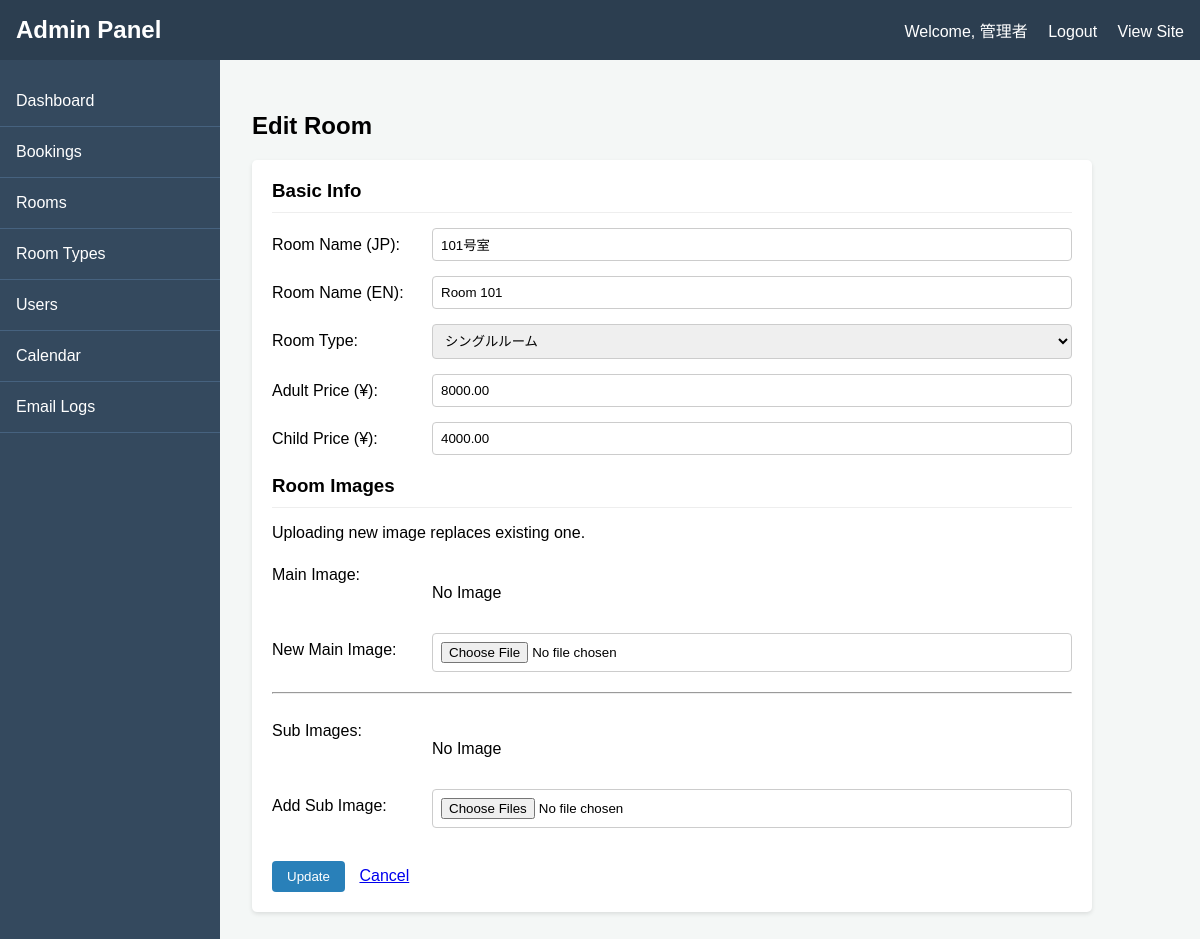
Page /admin/edit_room.php?id=1 (signed in) on the committed database.
### tables this page shows
CREATE TABLE `rooms` (
  `id` int(11) NOT NULL AUTO_INCREMENT,
  `room_type_id` int(11) NOT NULL COMMENT '部屋タイプID',
  `name` varchar(255) NOT NULL COMMENT '部屋名・番号 (例: 101号室)',
  `name_en` varchar(255) DEFAULT NULL COMMENT '部屋名・番号 (English)',
  `description` text DEFAULT NULL COMMENT '部屋の説明 (日本語)',
  `description_en` text DEFAULT NULL COMMENT '部屋の説明 (English)',
  `price` decimal(10,2) NOT NULL COMMENT '一泊あたりの料金 (Legacy)',
  `price_adult` decimal(10,2) NOT NULL DEFAULT 4500.00 COMMENT '大人料金',
  `price_child` decimal(10,2) NOT NULL DEFAULT 2500.00 COMMENT '子供料金',
  `created_at` datetime NOT NULL DEFAULT current_timestamp(),
  `updated_at` datetime NOT NULL DEFAULT current_timestamp() ON UPDATE current_timestamp(),
  PRIMARY KEY (`id`),
  KEY `room_type_id` (`room_type_id`),
  CONSTRAINT `rooms_ibfk_1` FOREIGN KEY (`room_type_id`) REFERENCES `room_types` (`id`) ON DELETE CASCADE
);

CREATE TABLE `room_types` (
  `id` int(11) NOT NULL AUTO_INCREMENT,
  `name` varchar(255) NOT NULL COMMENT '部屋タイプ名',
  `name_en` varchar(255) DEFAULT NULL COMMENT '部屋タイプ名 (English)',
  `description` text DEFAULT NULL COMMENT '説明',
  `description_en` text DEFAULT NULL COMMENT '説明 (English)',
  `capacity` int(11) NOT NULL COMMENT '収容人数',
  `main_image` varchar(255) DEFAULT NULL COMMENT '部屋タイプ代表画像パス',
  `is_visible` tinyint(1) NOT NULL DEFAULT 1 COMMENT 'トップページ表示フラグ (1:表示, 0:非表示)',
  PRIMARY KEY (`id`)
);

### includes/language.php (called while the page is built, shortened)
<?php
$available_langs = ['ja', 'en'];
$default_lang = 'ja';
if (isset($_GET['lang']) && in_array($_GET['lang'], $available_langs)) {
    $current_lang = $_GET['lang'];
    $_SESSION['lang'] = $current_lang;
}
elseif (isset($_SESSION['lang']) && in_array($_SESSION['lang'], $available_langs)) {
    $current_lang = $_SESSION['lang'];
}
elseif (isset($_SERVER['HTTP_ACCEPT_LANGUAGE'])) {
    $browser_lang = substr($_SERVER['HTTP_ACCEPT_LANGUAGE'], 0, 2);
    if (in_array($browser_lang, $available_langs)) {
        $current_lang = $browser_lang;
    } else {
        $current_lang = $default_lang;
    }
}
else {
    $current_lang = $default_lang;
}
$lang_file_path = __DIR__ . '/../lang/' . $current_lang . '.json';
if (file_exists($lang_file_path)) {
    $lang_text = json_decode(file_get_contents($lang_file_path), true);
} else {
    $lang_text = json_decode(file_get_contents(__DIR__ . '/../lang/' . $default_lang . '.json'), true);
}
if (!function_exists('t')) {
    function t($key, ...$args) {
        global $lang_text;
        $string = isset($lang_text[$key]) ? $lang_text[$key] : $key;
        if (!empty($args)) {
            return vsprintf($string, $args);
        }
        return $string;
    }
}
?>

### includes/functions.php (called while the page is built, shortened)
<?php
function h($s) {
    return htmlspecialchars($s, ENT_QUOTES, 'UTF-8');
}

### admin/edit_room.php (the view, shortened to what this page needs)
<?php
require_once 'admin_check.php';
$id = filter_input(INPUT_GET, 'id', FILTER_VALIDATE_INT);
try {
    $stmt_types = $dbh->query("SELECT id, name FROM room_types ORDER BY id ASC");
    $room_types_for_form = $stmt_types->fetchAll(PDO::FETCH_ASSOC);
    $stmt_room = $dbh->prepare("SELECT * FROM rooms WHERE id = :id");
    $stmt_room->bindParam(':id', $id, PDO::PARAM_INT);
    $stmt_room->execute();
    $room = $stmt_room->fetch(PDO::FETCH_ASSOC);
    $main_image = null;
    $sub_images = [];
} catch (PDOException $e) {
    die("Error: " . h($e->getMessage()));
}
require_once 'admin_header.php';
?>
<h2><?php echo h(t('admin_edit_room')); ?></h2>
<div class="edit-form">
    <form action="edit_room.php?id=<?php echo h($id); ?>" method="POST" enctype="multipart/form-data">
        <h3><?php echo h(t('admin_basic_info')); ?></h3>
        <div class="form-row">
            <label for="name"><?php echo h(t('admin_room_name_jp')); ?>:</label>
            <input type="text" id="name" name="name" value="<?php echo h($room['name']); ?>" required>
        </div>
        <div class="form-row">
            <label for="name_en"><?php echo h(t('admin_room_name_en')); ?>:</label>
            <input type="text" id="name_en" name="name_en" value="<?php echo h($room['name_en'] ?? ''); ?>">
        </div>
        <div class="form-row">
            <label for="room_type_id"><?php echo h(t('admin_room_type')); ?>:</label>
            <select id="room_type_id" name="room_type_id" required>
                <?php foreach ($room_types_for_form as $type): ?>
                    <option value="<?php echo h($type['id']); ?>" <?php echo ($type['id'] == $room['room_type_id']) ? 'selected' : ''; ?>>
                        <?php echo h($type['name']); ?>
                    </option>
                <?php endforeach; ?>
            </select>
        </div>
        <div class="form-row">
            <label for="price_adult"><?php echo h(t('admin_price_adult')); ?>:</label>
            <input type="number" id="price_adult" name="price_adult" min="0" step="100" value="<?php echo h($room['price_adult'] ?? 4500); ?>" required>
        </div>
        <div class="form-row">
            <label for="price_child"><?php echo h(t('admin_price_child')); ?>:</label>
            <input type="number" id="price_child" name="price_child" min="0" step="100" value="<?php echo h($room['price_child'] ?? 2500); ?>" required>
        </div>
        <div class="image-upload-section">
            <h3><?php echo h(t('admin_room_images')); ?></h3>
            <p><?php echo h(t('admin_image_upload')); ?></p>
            <div class="form-row">
                <label><?php echo h(t('admin_image_main')); ?>:</label>
                <div class="current-images">
                    <?php if ($main_image): ?>
                        <div class="current-image-item">
                            <img src="../assets/<?php echo h($main_image['image_path']); ?>" alt="Main Image">
                            <small>Main</small>
                        </div>
                    <?php else: ?>
                        <p><?php echo h(t('admin_no_image')); ?></p>
                    <?php endif; ?>
                </div>
            </div>
             <div class="form-row">
                <label for="main_image"><?php echo h(t('admin_image_upload_main')); ?>:</label>
                <input type="file" id="main_image" name="main_image" accept="image/jpeg, image/png, image/gif">
            </div>
            <hr style="margin: 20px 0;">
            <div class="form-row">
                <label><?php echo h(t('admin_image_sub')); ?>:</label>
                <div class="current-images">
                    <?php if (!empty($sub_images)): ?>
                        <?php foreach ($sub_images as $img): ?>
                        <div class="current-image-item">
                            <img src="../assets/<?php echo h($img['image_path']); ?>" alt="Sub Image">
                             <div style="text-align:center; margin-top:5px;">
                                 <label style="font-size:0.8em; color:red; cursor:pointer;">
                                     <input type="checkbox" name="delete_images[]" value="<?php echo h($img['id']); ?>"> <?php echo h(t('admin_delete')); ?>
                                 </label>
                             </div>
                        </div>
                        <?php endforeach; ?>
                    <?php else: ?>
                        <p><?php echo h(t('admin_no_image')); ?></p>
                    <?php endif; ?>
                </div>
            </div>
            <div class="form-row">
                 <label for="sub_images"><?php echo h(t('admin_image_upload_sub')); ?>:</label>
                 <input type="file" id="sub_images" name="sub_images[]" multiple accept="image/jpeg, image/png, image/gif">
            </div>
        </div>
        <br>
        <button type="submit" class="btn-admin" style="background-color: #2980b9;"><?php echo h(t('admin_update')); ?></button>
        <a href="rooms.php" style="margin-left: 10px;"><?php echo h(t('admin_cancel')); ?></a>
    </form>
</div>
<?php
require_once 'admin_footer.php';
?>

### admin/admin_header.php (style rules this page uses)
body { font-family: sans-serif; margin: 0; background-color: #f4f7f6; }
.btn-admin { padding: 8px 15px; border: none; border-radius: 4px; color: white; cursor: pointer; text-decoration: none; display: inline-block; }

### admin/edit_room.php (style rules this page uses)
.edit-form { background-color: #fff; padding: 20px; border-radius: 5px; box-shadow: 0 2px 4px rgba(0,0,0,0.1); max-width: 800px; }
.edit-form h3 { margin-top: 0; border-bottom: 1px solid #eee; padding-bottom: 10px; margin-bottom: 15px; }
.form-row { display: flex; gap: 10px; margin-bottom: 15px; align-items: flex-start; }
.form-row label { flex-basis: 150px; padding-top: 8px; }
.form-row input, .form-row select, .form-row textarea { flex: 1; padding: 8px; border: 1px solid #ccc; border-radius: 4px; }
.image-upload-section { margin-top: 20px; }
.current-images { display: flex; gap: 10px; flex-wrap: wrap; margin-top: 10px; }

### rows in the picture
rooms: name "101号室", name_en "Room 101", room_type_id "シングルルーム", price_adult "8000.00", price_child "4000.00"

### other values in the picture
t('admin_dashboard_title') "Admin Panel"
t('admin_welcome', $_SESSION['user']['name']) "Welcome, 管理者"
t('nav_logout') "Logout"
t('admin_site_view') "View Site"
t('admin_dashboard') "Dashboard"
t('admin_bookings') "Bookings"
t('admin_rooms') "Rooms"
t('admin_room_types') "Room Types"
t('admin_users') "Users"
t('admin_calendar') "Calendar"
t('admin_email_logs') "Email Logs"
t('admin_edit_room') "Edit Room"
t('admin_basic_info') "Basic Info"
t('admin_room_name_jp') "Room Name (JP)"
t('admin_room_name_en') "Room Name (EN)"
